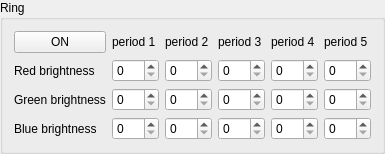
                  <widget class="QGroupBox" name="Ringgroup">
                   <property name="title">
                    <string>Ring</string>
                   </property>
                   <layout class="QVBoxLayout" name="verticalLayout_5">
                    <item>
                     <layout class="QGridLayout" name="ringgrid">
                      <item row="3" column="2">
                       <widget class="QSpinBox" name="redinput2">
                        <property name="maximum">
                         <number>100</number>
                        </property>
                       </widget>
                      </item>
                      <item row="4" column="3">
                       <widget class="QSpinBox" name="greeninput3">
                        <property name="maximum">
                         <number>100</number>
                        </property>
                       </widget>
                      </item>
                      <item row="0" column="2">
                       <widget class="QLabel" name="period_2">
                        <property name="text">
                         <string>period 2</string>
                        </property>
                       </widget>
                      </item>
                      <item row="0" column="0">
                       <widget class="QPushButton" name="protringbutton">
                        <property name="text">
                         <string>ON</string>
                        </property>
                        <property name="checkable">
                         <bool>true</bool>
                        </property>
                       </widget>
                      </item>
                      <item row="4" column="1">
                       <widget class="QSpinBox" name="greeninput1">
                        <property name="maximum">
                         <number>100</number>
                        </property>
                       </widget>
                      </item>
                      <item row="4" column="5">
                       <widget class="QSpinBox" name="greeninput5">
                        <property name="maximum">
                         <number>100</number>
                        </property>
                       </widget>
                      </item>
                      <item row="5" column="2">
                       <widget class="QSpinBox" name="blueinput2">
                        <property name="maximum">
                         <number>100</number>
                        </property>
                       </widget>
                      </item>
                      <item row="5" column="1">
                       <widget class="QSpinBox" name="blueinput1">
                        <property name="maximum">
                         <number>100</number>
                        </property>
                       </widget>
                      </item>
                      <item row="3" column="3">
                       <widget class="QSpinBox" name="redinput3">
                        <property name="maximum">
                         <number>100</number>
                        </property>
                       </widget>
                      </item>
                      <item row="5" column="0">
                       <widget class="QLabel" name="blue">
                        <property name="text">
                         <string>Blue brightness</string>
                        </property>
                       </widget>
                      </item>
                      <item row="5" column="5">
                       <widget class="QSpinBox" name="blueinput5">
                        <property name="maximum">
                         <number>100</number>
                        </property>
                       </widget>
                      </item>
                      <item row="3" column="4">
                       <widget class="QSpinBox" name="redinput4">
                        <property name="maximum">
                         <number>100</number>
                        </property>
                       </widget>
                      </item>
                      <item row="0" column="1">
                       <widget class="QLabel" name="period_1">
                        <property name="text">
                         <string>period 1</string>
                        </property>
                       </widget>
                      </item>
                      <item row="4" column="4">
                       <widget class="QSpinBox" name="greeninput4">
                        <property name="maximum">
                         <number>100</number>
                        </property>
                       </widget>
                      </item>
                      <item row="0" column="3">
                       <widget class="QLabel" name="period_3">
                        <property name="text">
                         <string>period 3</string>
                        </property>
                       </widget>
                      </item>
                      <item row="3" column="0">
                       <widget class="QLabel" name="red">
                        <property name="text">
                         <string>Red brightness</string>
                        </property>
                       </widget>
                      </item>
                      <item row="0" column="5">
                       <widget class="QLabel" name="period_5">
                        <property name="text">
                         <string>period 5</string>
                        </property>
                       </widget>
                      </item>
                      <item row="5" column="4">
                       <widget class="QSpinBox" name="blueinput4">
                        <property name="maximum">
                         <number>100</number>
                        </property>
                       </widget>
                      </item>
                      <item row="0" column="4">
                       <widget class="QLabel" name="period_4">
                        <property name="text">
                         <string>period 4</string>
                        </property>
                       </widget>
                      </item>
                      <item row="4" column="2">
                       <widget class="QSpinBox" name="greeninput2">
                        <property name="maximum">
                         <number>100</number>
                        </property>
                       </widget>
                      </item>
                      <item row="4" column="0">
                       <widget class="QLabel" name="green">
                        <property name="text">
                         <string>Green brightness</string>
                        </property>
                       </widget>
                      </item>
                      <item row="5" column="3">
                       <widget class="QSpinBox" name="blueinput3">
                        <property name="maximum">
                         <number>100</number>
                        </property>
                       </widget>
                      </item>
                      <item row="3" column="5">
                       <widget class="QSpinBox" name="redinput5">
                        <property name="maximum">
                         <number>100</number>
                        </property>
                       </widget>
                      </item>
                      <item row="3" column="1">
                       <widget class="QSpinBox" name="redinput1">
                        <property name="maximum">
                         <number>100</number>
                        </property>
                       </widget>
                      </item>
                     </layout>
                    </item>
                   </layout>
                  </widget>
